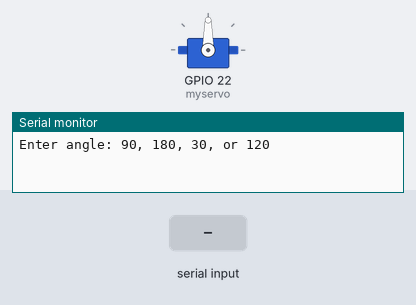
Recording of a sketch running on a simulated ESP32. Shown: servo, the last lines printed to the serial monitor. Inputs (shaded band) come from the test bench.

Above: at 1.2 s.
1.3 s: "30,150\n" received over Serial
At 2.1 s:
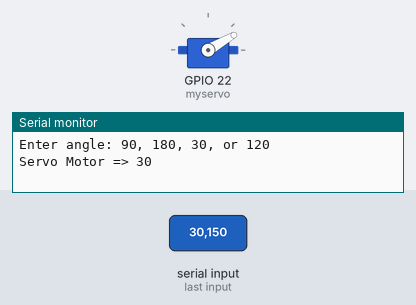
2.8 s: "180\n" received over Serial
At 3.7 s:
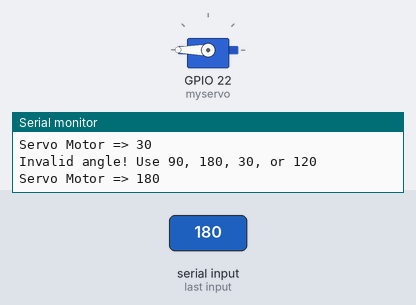
4.8 s: "120\n" received over Serial
At 6.0 s:
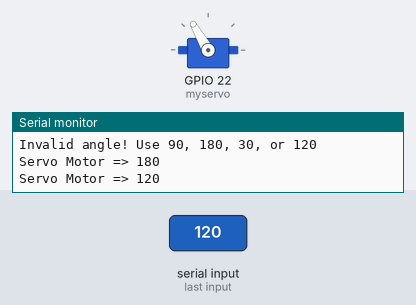
6.3 s: "90,45\n" received over Serial
At 7.2 s:
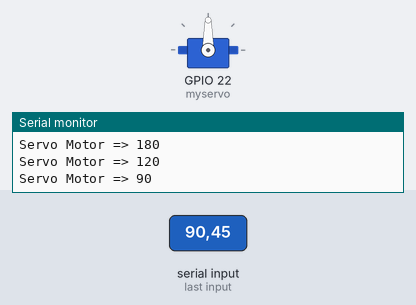
7.8 s: "30\n" received over Serial
At 8.7 s:
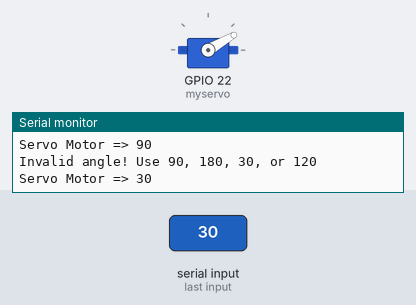
Timing chart, 0 to 10.8 s (numbered marks = the images above; inputs shaded):
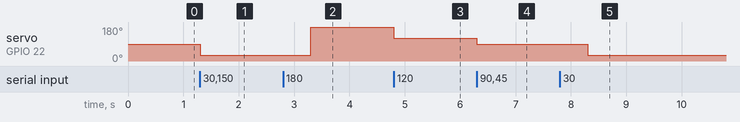

Measured:
- after the input at 1.3 s, servo on GPIO 22 (myservo): 90° → 30° at once
- after the input at 2.8 s, servo on GPIO 22 (myservo): 30° → 180° after 0.50 s
- after the input at 4.8 s, servo on GPIO 22 (myservo): 180° → 120° at once
- after the input at 6.3 s, servo on GPIO 22 (myservo): 120° → 90° at once
- after the input at 7.8 s, servo on GPIO 22 (myservo): 90° → 30° after 0.50 s

The sketch:

servo_motor.ino
```cpp
#include <ESP32Servo.h>

Servo myservo;
int angle;

void setup() {
  Serial.begin(9600);
  myservo.attach(22);
  Serial.println("Enter angle: 90, 180, 30, or 120");
}

void loop() {
  if (Serial.available() > 0) {
    angle = Serial.parseInt(); // อ่านเป็นจำนวนเต็ม
    if (angle == 90 || angle == 180 || angle == 30 || angle == 120) {
      Serial.print("Servo Motor => ");
      Serial.println(angle);
      myservo.write(angle);
    } else {
      Serial.println("Invalid angle! Use 90, 180, 30, or 120");
    }
    delay(1000);
  }
}
```
